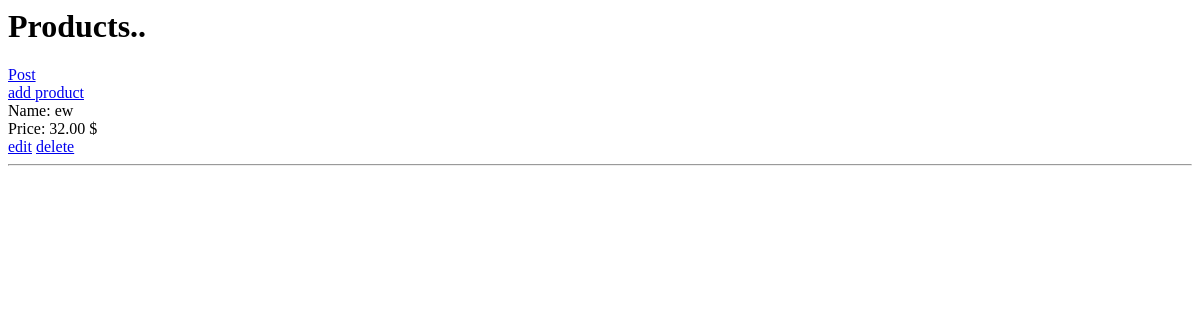
Before: / with the older database file.
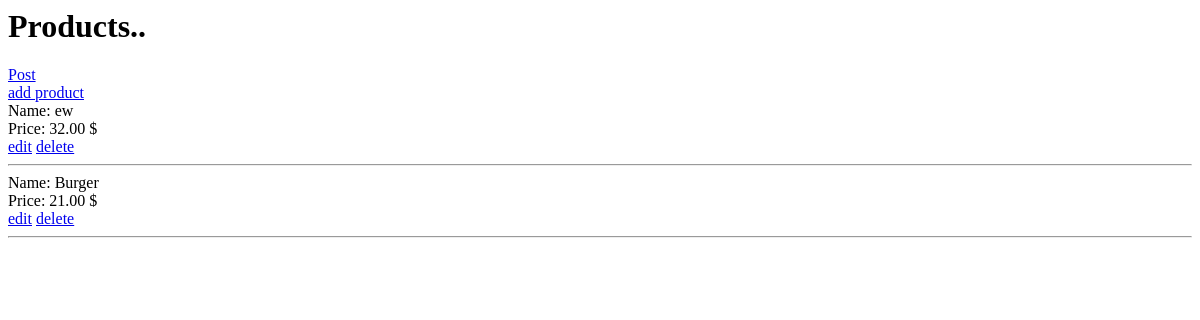
After: the same page with the newer database file.
### myapp/models.py (models this page shows, shortened)
class Product(models.Model):
    name=models.CharField(max_length=10)
    price=models.DecimalField(max_digits=10, decimal_places=2)

### mysite/views.py (the view)
# urls.py: 2. Add a URL to urlpatterns:  path('', views.home, name='home')
def home(request):
    por=Product.objects.all()
    return render(request,'home.html',{'por':por})

### templates/home.html
<h1>Products..</h1>
<a href="{% url 'post_home' %}">Post</a><br>
<a href="{% url 'create' %}">add product</a><br>
{% for i in por %}
Name: {{ i.name }} <br>
Price: {{ i.price }} $<br>
<a href="{% url 'update' i.id %}">edit</a>
<a href="{% url 'delete' i.id %}">delete</a>
<hr>
{% endfor %}

Changed rows visible on the page:
added Product: name "Burger", price "21.00"
